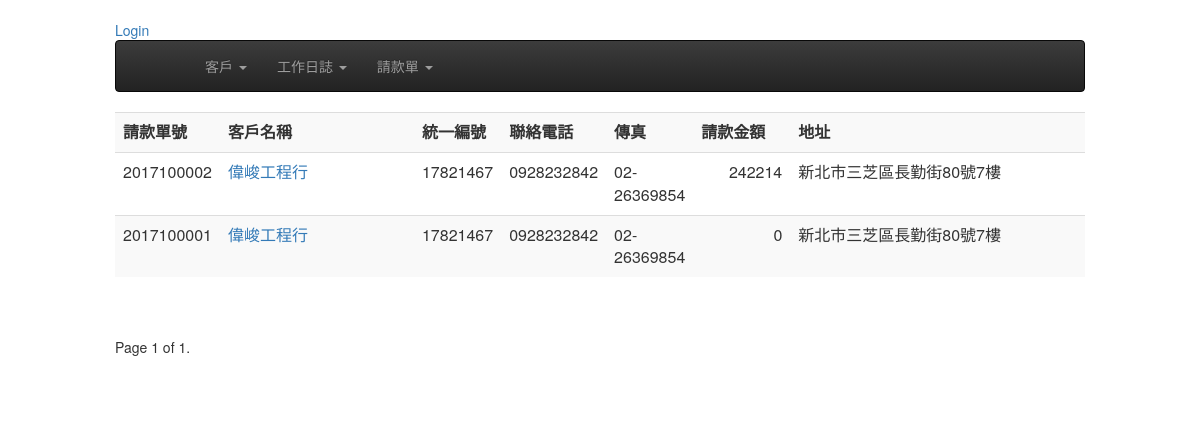
Page /bills/ on the committed database.
### bills/models.py (models this page shows, shortened)
class Bill(models.Model):
    customer = models.ForeignKey(Customer, on_delete=models.CASCADE)
    bill_number = models.CharField(max_length=12, null=True, blank=True, unique=True)
    ord_date = models.DateField(default=timezone.now) #請款日期
    created = models.DateTimeField(auto_now_add=True)
    updated = models.DateTimeField(auto_now=True)
    objects = BillNumberManager()
    is_valid = models.BooleanField(default=False, verbose_name='單據作廢')
    class Meta:
        ordering = ('-created',)
    def get_total_amount(self):
        total =  sum( int(obj.item.get_amount()) for obj in self.billitem_set.all())
        return total
    def get_tax_amount(self):
        return int(float(self.get_total_amount()) * 0.05)
    def get_grand_amount(self):
        return sum( (self.get_total_amount(), self.get_tax_amount()))
    def get_absolute_url(self):
        return reverse('bills:bill_detail', kwargs={"pk": self.id} )

class BillItem(models.Model):
    bill = models.ForeignKey(Bill)
    item = models.ForeignKey(Dailylog,  on_delete=models.CASCADE,related_name='bill_items')
    class Meta:
        ordering = ( 'item', )

### customers/models.py (models this page shows, shortened)
class Customer(models.Model):
    title = models.CharField(max_length=36, null=False, blank=False, verbose_name='客戶名稱')
    unikey = models.CharField(  max_length=12,null=True, blank=True, unique=True, verbose_name='統一編號' )
    address = models.CharField( max_length=100, null=True, blank=True, verbose_name='地址')
    phone = models.CharField(max_length=20, null=True, blank=True, verbose_name='電話')
    faxno = models.CharField(max_length=20, null=True, blank=True, verbose_name='傳真')
    invalid = models.BooleanField(default=False, verbose_name='停用')
    create_at = models.DateTimeField(auto_now_add=True, auto_now =False)
    modify = models.DateTimeField(auto_now_add=False, auto_now =True)
    def __str__(self):
        return self.title

### dailywork/models.py (models this page shows, shortened)
class Dailylog(models.Model):
	work_date = models.DateField( default=timezone.now )
	customer = models.ForeignKey(Customer)
	start_at = models.CharField(  max_length=20, null=False, blank=False )
	end_with = models.CharField(  max_length=20, null=False, blank=False )
	opreateDesc = models.CharField(max_length=30, blank=False, null=False)
	quantity = models.DecimalField( max_digits=10, decimal_places=0)
	uom = models.ForeignKey(Uom)
	uniprice = models.DecimalField( max_digits=10, decimal_places=0)
	notes = models.TextField(blank=True, null=True)
	payrequest = models.BooleanField(default=False, verbose_name='已請款')    # 是否已請款
	is_freecharge = models.BooleanField(default=False, verbose_name='免費項目')    # 是否爲免費項目, 如果為免費項目則在未請款清單是不會顯示的
	bill_number = models.CharField(  max_length=20, null=True, blank=True )
	invalid = models.BooleanField(default=False, verbose_name='項目作廢')
	create_at = models.DateTimeField( auto_now_add=True, auto_now=False)
	modify = models.DateTimeField( auto_now_add=False, auto_now=True)
	objects = DailylogManager()
	def get_amount(self):
		return self.quantity * self.uniprice

### bills/views.py (the view)
class BillList(ListView):
    model = Bill
    paginate_by = 10

### templates/bills/bill_list.html (shortened to what this page needs)
{% extends "base.html" %}
{% block content %}
<div>
<table class="table table-striped" >
  <tr>
    <th width="5%">請款單號</th>
    <th width="20%">客戶名稱</th>
    <th width="8%">統一編號</th>
    <th width="8%">聯絡電話</th>
    <th width="8%">傳真</th>
    <th align='right' width="10%">請款金額</th>
    <th >地址</th>
  </tr>
{% for record in object_list %}
  <tr>
    <td>{{ record.bill_number }}</td>
    <td><a href='{{ record.get_absolute_url }}'>{{ record.customer }}</a></td>
    <td>{{ record.customer.unikey }}</td>
    <td>{{ record.customer.phone }}</td>
    <td>{{ record.customer.faxno }}</td>
    <td align='right' >{{ record.get_grand_amount }} </td>
    <td>{{ record.customer.address }} </td>
  </tr>
{% endfor %}
</table>
</div>
<div>
  <span align="center">
      <div class="pagination">
         <ul class="pager">
            <span class="step-links">
                <span class="current">
                    Page {{ page_obj.number }} of {{ page_obj.paginator.num_pages }}.
                </span>
            </span>
          </ul>
      </div>
  </span>
</div>
{% endblock content %}

### rows in the picture
Bill: bill_number "2017100002", customer "偉峻工程行", customer.unikey "17821467", customer.phone "0928232842", customer.faxno "02-26369854", get_grand_amount "242214", customer.address "新北市三芝區長勤街80號7樓"
Bill: bill_number "2017100001", customer "偉峻工程行", customer.unikey "17821467", customer.phone "0928232842", customer.faxno "02-26369854", get_grand_amount "0", customer.address "新北市三芝區長勤街80號7樓"

### other values in the picture
{{ page_obj.number }} "1"
{{ page_obj.paginator.num_pages }} "1"
